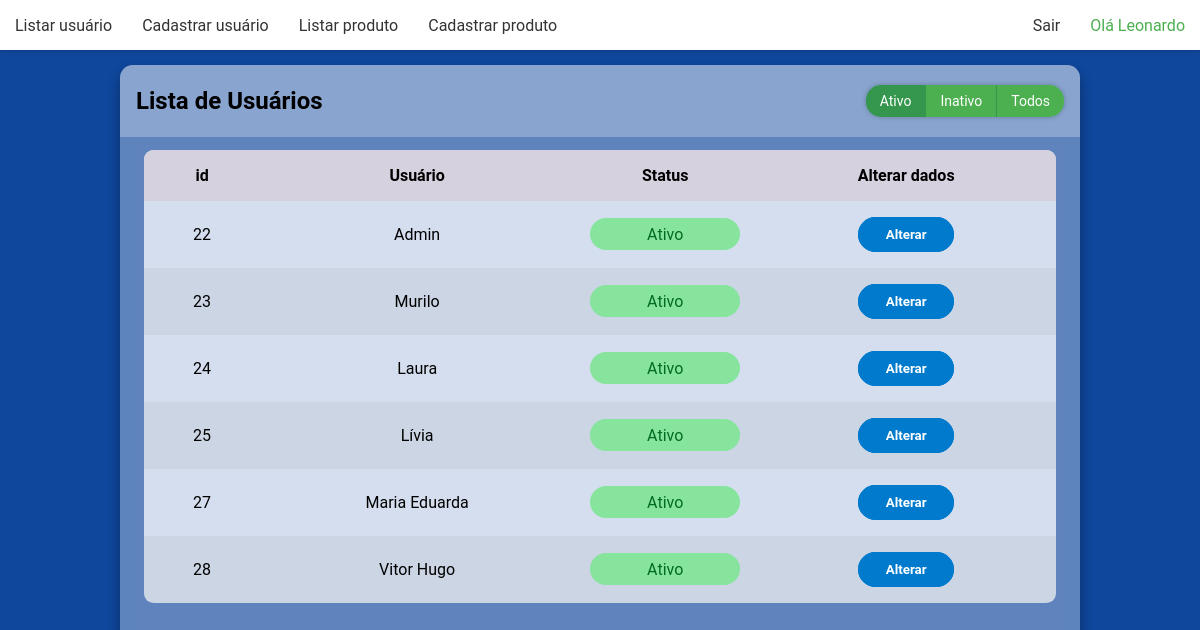
Screenshot of /ecommerceti26/listausuario.php (signed in) with the database file from the repository.
### tables this page shows
CREATE TABLE `usuarios` (
  `usu_id` int(11) NOT NULL,
  `usu_nome` varchar(50) NOT NULL,
  `usu_senha` varchar(50) NOT NULL,
  `usu_ativo` char(1) DEFAULT NULL,
  `usu_tempero` varchar(50) NOT NULL
);

### ecommerceti26/listausuario.php (the view, shortened to what this page needs)
<?php
    include("cabecalho.php");
    $sql = "SELECT * FROM usuarios WHERE usu_ativo = 's'";
    $retorno = mysqli_query($link, $sql);
    $contador = 0;
?>
<html>
    <head>
        <link rel="stylesheet" href="./css/style.css">
    </head>
    <body>
        <div class="listausuario-container">
            <main class="table">
                <section class="table-header">
                    <h1>Lista de Usuários</h1>
                    <div class="form-container">
                        <form action="listausuario.php" method="post">
                            <label class="radio-label" for="radioativo">Ativo</label>
                            <label class="radio-label" for="radioinativo">Inativo</label>
                            <label class="radio-label" for="radiotodos">Todos</label>
                        </form>
                    </div>
                </section>
                <section class="table-body">
                    <table>
                        <thead>
                            <tr>
                                <th>id</th>
                                <th>Usuário</th>
                                <th>Status</th>
                                <th>Alterar dados</th>
                            </tr>
                        </thead>
                        <?php
                        while ($tbl = mysqli_fetch_array($retorno)) {
                            $contador++;
                            $classe = ($contador % 2 == 0) ? 'even' : 'odd';
                        ?>
                        <tbody>
                            <tr class="<?= $classe ?>">
                                <td><?=$tbl[0] ?></td>
                                <td><?=$tbl[1] ?></td>
                                <td>
                                    <p class="status <?= $check = ($tbl[3] == "s") ? "ativo" : "inativo" ?>">
                                        <?= $check = ($tbl[3] == "s") ? "Ativo" : "Inativo" ?>
                                    </p>
                                </td>
                                <td><a href="alterausuario.php?id=<?=$tbl[0] ?>"><button class="btn-alterar"><p class="text">Alterar</p></button></a></td>
                            </tr>
                        </tbody>
                        <?php
                        }
                        ?>
                    </table>
                </section>
            </main>
        </div>
    </body>
</html>

### ecommerceti26/css/style.css (style rules this page uses)
* { margin: 0; padding: 0; box-sizing: border-box; font-family: "Roboto", sans-serif; }
.login-container .wrapper h1, p { text-align: center; }
.cadastracliente-container .wrapper h1, p { text-align: center; }
.cadastrausuario-container .wrapper h1, p { text-align: center; }
.cadastraproduto-container .wrapper h1, p { text-align: center; }
.alterausuario-container .wrapper h1, p { text-align: center; }
.alteraproduto-container .wrapper h1, p { text-align: center; }
.listausuario-container { background-color: #0f479c; min-height: 100vh; display: flex; justify-content: center; align-items: center; }
.listausuario-container main.table { margin-top: 50px; width: 80vw; height: 90vh; background-color: #fff5; backdrop-filter: blur(7px); box-shadow: 0 .4rem .8rem #0005; border-radius: .8rem; overflow: hidden; }
.listausuario-container .table-header { display: flex; justify-content: space-between; align-items: center; width: 100%; height: 10%; background-color: #fff4; padding: 1rem 1rem; }
.listausuario-container .table-body { width: 95%; max-height: calc(89% - 1.6rem); background-color: #FFFb; margin: .8rem auto; border-radius: .6rem; overflow: auto; }
.listausuario-container .table-body tr { position: sticky; }
.listausuario-container table { width: 100%; }
.listausuario-container table, th, td { text-align: center; border-collapse: collapse; padding: 1rem; }
.listausuario-container thead th { top: 0; left: 0; background-color: #d5d1defe; }
.listausuario-container tbody tr.even { background-color: #0000000b; }
.listausuario-container .status { padding: .4rem 0; border-radius: 2rem; }
.listausuario-container .status.ativo { background-color: #86e49d; color: #006b21; }
.listausuario-container .btn-alterar { width: 6rem; padding: 10px 15px; background-color: #007ACC; outline: 3px #007ACC solid; outline-offset: -3px; border-radius: 2rem; border: none; cursor: pointer; transition: 400ms; }
.listausuario-container .btn-alterar .text { color: white; font-weight: 700; font-size: 1em; transition: 400ms; }
.listausuario-container .form-container { display: inline-flex; overflow: hidden; border-radius: 15px; box-shadow: 0 0 5px rgba(0, 0, 0, 0.25); }
.listausuario-container .form-container form { display: flex; }
.listausuario-container .radio-label { padding: 8px 14px; font-size: 14px; color: #FFF; background: #4CAF50; cursor: pointer; transition: background 0.1s; }
.listausuario-container .radio-label:not(:last-of-type) { border-right: 1px solid #34974d; }
.listausuario-container .radio:checked + .radio-label { background: #34974d }
.listaproduto-container table, th, td { text-align: center; border-collapse: collapse; padding: 1rem; }

### rows the page displays
usuarios: usu_id "22", usu_nome "Admin", usu_ativo "Ativo"
usuarios: usu_id "23", usu_nome "Murilo", usu_ativo "Ativo"
usuarios: usu_id "24", usu_nome "Laura", usu_ativo "Ativo"
usuarios: usu_id "25", usu_nome "Lívia", usu_ativo "Ativo"
usuarios: usu_id "27", usu_nome "Maria Eduarda", usu_ativo "Ativo"
usuarios: usu_id "28", usu_nome "Vitor Hugo", usu_ativo "Ativo"

### other values shown
$nomeusuario "Leonardo"
